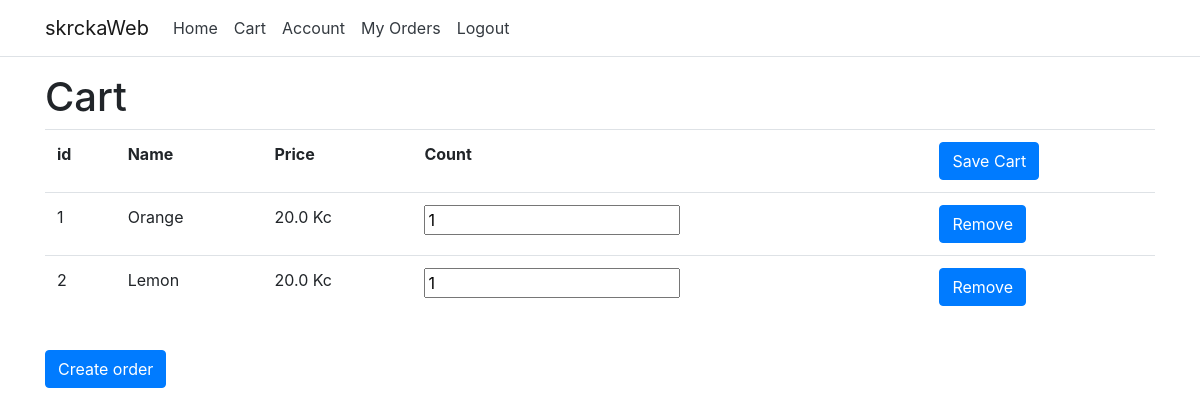
The page /shop/cart (signed in) on the database as committed earlier.
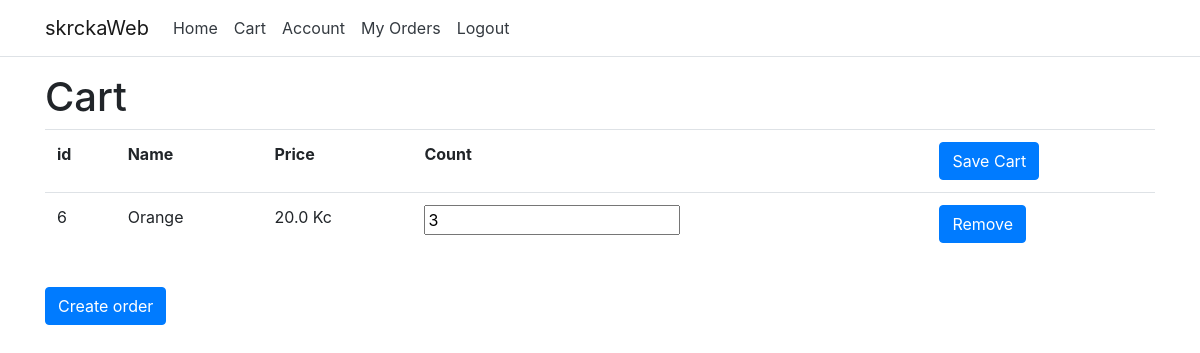
The same page on the database as committed later.
### shop/models.py (models this page shows)
class CartItem(models.Model):
    user = models.ForeignKey(get_user_model(), on_delete=models.CASCADE, default=0)
    product = models.ForeignKey(Product, on_delete=models.CASCADE, default=0)
    count = models.IntegerField(default=0)

class Product(models.Model):
    name = models.CharField(max_length=255)
    price = models.FloatField()
    stock = models.IntegerField()
    image_url = models.CharField(max_length=2083)

### shop/views.py (the view)
# urls.py: path('cart', views.cart, name='cart'),
@login_required
def cart(request):
    if request.method == 'POST':
        form = CartItemFormSet(request.POST)
        if form.is_valid():
            form.save()
    else:
        form = CartItemFormSet(queryset=CartItem.objects.filter(user_id=request.user.id))
    return render(request, 'cart.html',
                    {'form': form})

### shop/templates/cart.html (shortened to what this page needs)
{% extends 'base.html' %}
{% block content %}
    <h1>Cart</h1>
    <form method="post" enctype="multipart/form-data" action="{% url 'cart' %}">
    <div class="pb-3">
    <table class="table">
        <tr>
            <th>id</th>
            <th>Name</th>
            <th>Price</th>
            <th>Count</th>
            <th><input class="btn btn-primary" type="submit" value="Save Cart"></th>
        </tr>
        {% for item in form %}
            <tr>
                <td>{{ item.instance.id }}</td>
                <td>{{ item.instance.product.name }}</td>
                <td>{{ item.instance.product.price }} Kc</td>
                <td>{{ item.count }}</td>
                <td><a class="btn btn-primary" href="{% url 'cart_remove' item.instance.id %}">Remove</a></td>
            </tr>
        {% endfor %}
    </table>
    </form>
</div>
    <a class="btn btn-primary" href="{% url 'order_new' %}">Create order</a>
{% endblock %}

Rows that differ between the two databases and show on the page:
removed CartItem: instance.id "1", instance.product.name "Orange", instance.product.price "20.0"
removed CartItem: instance.id "2", instance.product.name "Lemon", instance.product.price "20.0"
added CartItem: instance.id "6", instance.product.name "Orange", instance.product.price "20.0"
Other text that changed with them:
new list line: "Kc 3 Remove"
list line gone: "Kc 1 Remove"
